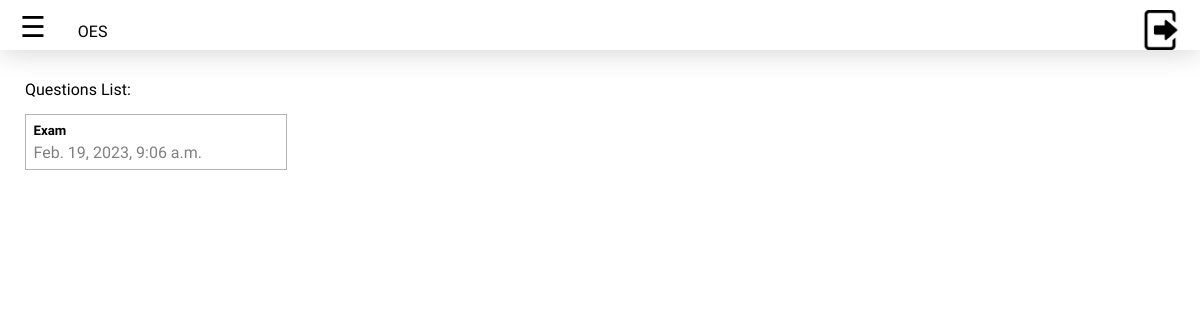
/ (signed in), run on an earlier commit of the app's database.
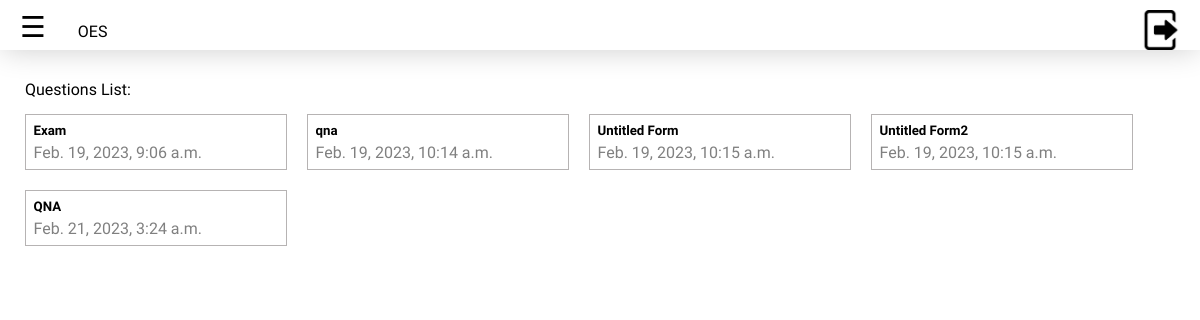
And on a later commit of the database.
### questionForm/models.py (models this page shows)
class Form(models.Model):
    code = models.CharField(max_length=30)
    title = models.CharField(max_length=200)
    description = models.CharField(max_length=10000, blank = True)
    creator = models.ForeignKey(User, on_delete = models.CASCADE, related_name = "creator")
    background_color = models.CharField(max_length=20, default = "#d9efed")
    text_color = models.CharField(max_length=20, default="#272124")
    collect_email = models.BooleanField(default=False)
    authenticated_responder = models.BooleanField(default = False)
    edit_after_submit = models.BooleanField(default=False)
    confirmation_message = models.CharField(max_length = 10000, default = "Your answer has been submitted.")
    is_quiz = models.BooleanField(default=False)
    allow_view_score = models.BooleanField(default= True)
    createdAt = models.DateTimeField(auto_now_add = True)
    updatedAt = models.DateTimeField(auto_now = True)
    questions = models.ManyToManyField(Questions, related_name = "questions")

### questionForm/views.py (the view)
# urls.py: path('', views.index, name="index"),
def index(request): #TODO:only teacher
    if not request.user.is_authenticated:
        return HttpResponseRedirect(reverse('login'))
    if request.user.isStudent:
        forms = Form.objects.all()
        return render(request, "questionForm/studentHome.html", {
            "forms": forms
        })
    if request.user.isTeacher:
        forms = Form.objects.filter(creator = request.user)
        return render(request, "questionForm/index.html", {
            "forms": forms
        })

### questionForm/templates/questionForm/studentHome.html (shortened to what this page needs)
{% extends 'questionForm/layout.html' %}
{% load static %}
{% load static %}
{% block body %}
<div class="container-fluid">
    <div class="topnav nav-effect">
        <div class="nav-padding">
            <span class="nav-ham" id="nav-ham">&#9776;</span>
            <span class="nav-text" title = "Forms"><a href = "{% url 'index' %}" class="nav-link">OES</a></span>
            <a href="{% url 'logout' %}">
                <img src = "{% static 'questionForm/Logout.jpg' %}" alt = "Logout Icon" class="navbar-icon float-right logout-icon" title = "Logout">
            </a>
        </div>
    </div>
    <div class="container">
        <div class="form-list">
            <p class="forms-label">Questions List:</p>
            {% for i in forms %}
            <a href = "{% url 'edit_form' i.code %}" class="form-list-link">
                <div class="form-box">
                    <div class="form-list-title"><h5 class="form-list-title-text">{{i.title}}</h5></div>
                    {% if i.createdAt == i.updatedAt %}
                    <p class="form-list-timestamp">{{i.createdAt}}</p>
                    {% else %}
                    <p class="form-list-timestamp">{{i.updatedAt}}</p>
                    {% endif %}
                </div>
            </a>
            {% endfor %}
        </div>
    </div>
</div>
{% endblock %}

What changed in the data, as far as the page shows it:
added Form: title "qna", updatedAt "Feb. 19, 2023, 10:14 a.m."
added Form: title "Untitled Form", updatedAt "Feb. 19, 2023, 10:15 a.m."
added Form: title "Untitled Form2", updatedAt "Feb. 19, 2023, 10:15 a.m."
added Form: title "QNA", updatedAt "Feb. 21, 2023, 3:24 a.m."
